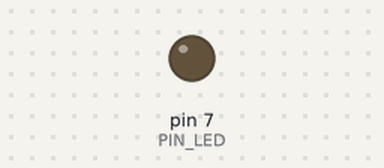
This sketch was run on a simulated Arduino Uno, built with avr-gcc and run on an emulated ATmega328P. Parts: output pins drawn as LEDs (lit = HIGH). Dashed ring = blinking. At 2.1 s the program stops and its outputs stay as they are.

Above: at 0.5 s.
At 1.95 s:
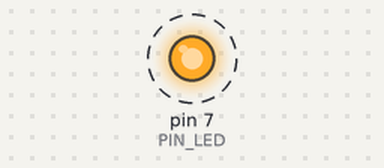
Timing chart, 0 to 3.0 s (numbered marks = the images above):
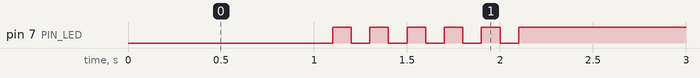

The sketch:

05_example_2.ino
```cpp
#define PIN_LED 7

void setup() {
  // put your setup code here, to run once:
  pinMode(PIN_LED, OUTPUT);
}

void loop() {
  // put your main code here, to run repeatedly:
  digitalWrite(PIN_LED, 0);
  delay(1000);

  for (int i = 0; i <= 10; i++) {
    digitalWrite(PIN_LED, i%2);
    delay(100);
  }

  while(1) {
    digitalWrite(PIN_LED, 1);
  }
}
```

Measured:
- by itself, pin 7 (PIN_LED): alternates HIGH for 0.10 s and LOW for 0.10 s, 11 changes in all, then stays HIGH
